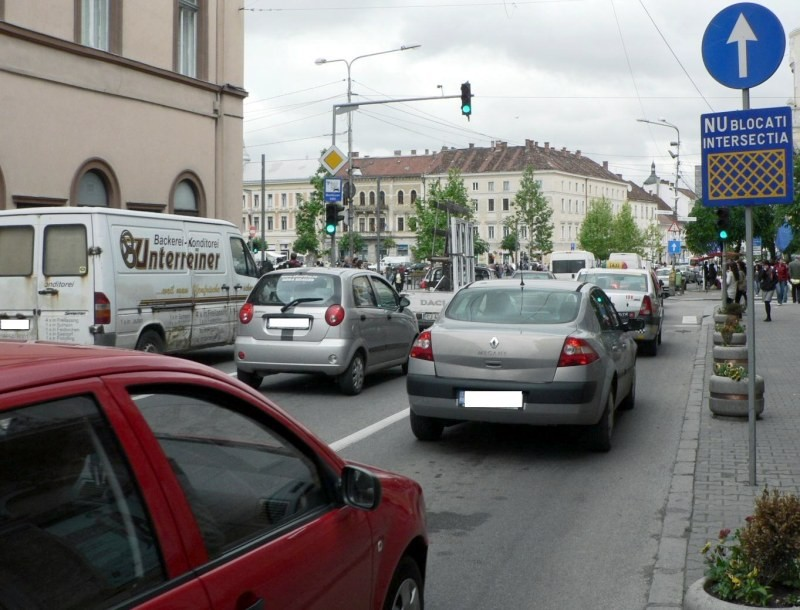
%> input picture Extra/intersectie.jpg, 800 x 610 px
$ octave image_template.m   (GNU Octave 9; MATLAB toolbox functions it lacks are replaced by stand-ins)
%> lines starting %> are read from the running program, lines starting %| are printed output that depends on the picture
image = rgb2gray(imread('intersectie.jpg'));
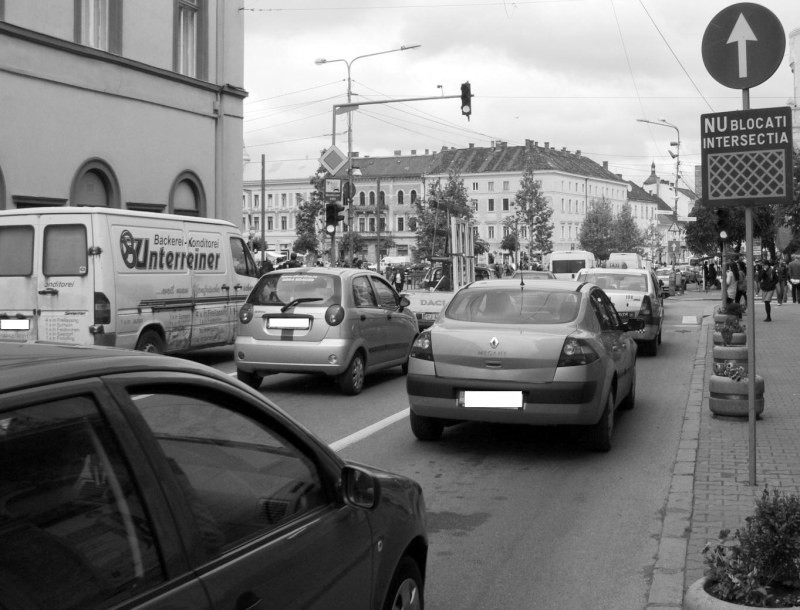
%> image: size 610x800 uint8; min 0, max 255, mean 122.6
figure('name', 'Original image');
imshow(image);

template = rgb2gray(imread('template_intersectie_2.png'));
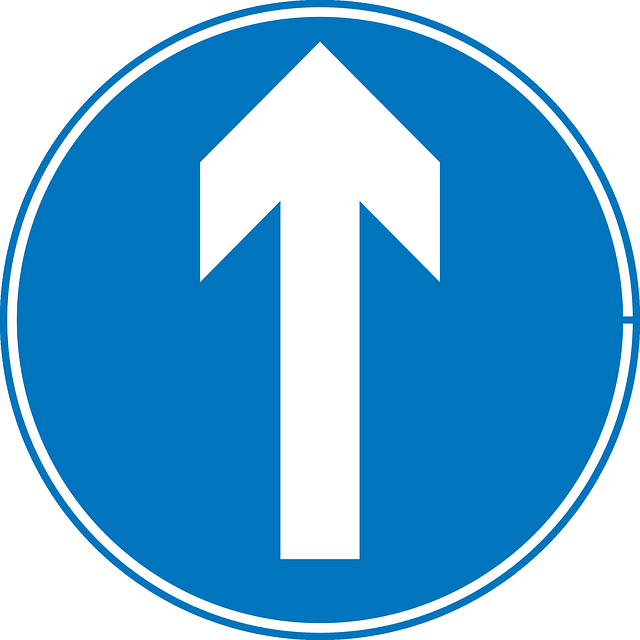
%> input picture Extra/template_intersectie_2.png, 640 x 640 px
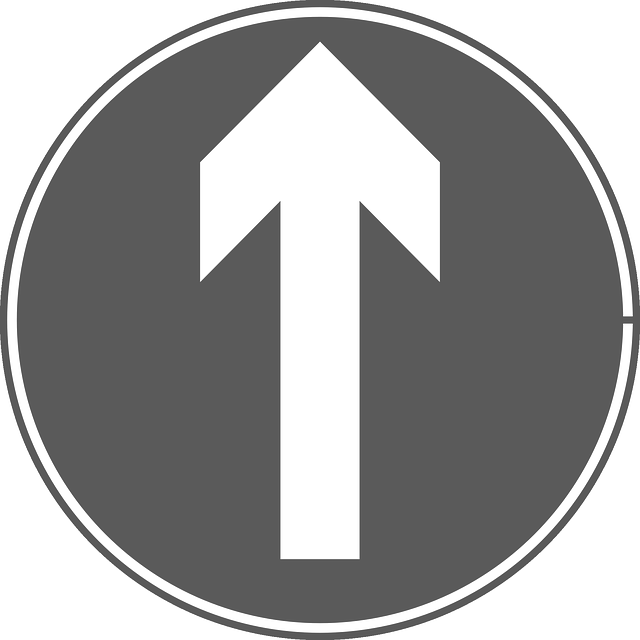
%> template: size 640x640 uint8; min 72, max 255, mean 156.2
template = imresize(template, 0.1);
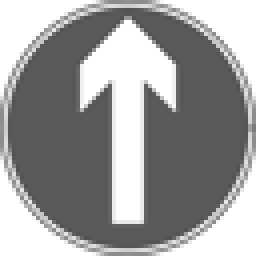
%> template: size 64x64 uint8 (shown 4 times larger); min 83, max 255, mean 155.9
figure('name', 'Template image');
imshow(template);

figure('name', 'Finding template');
find_template = normxcorr2(template, image);
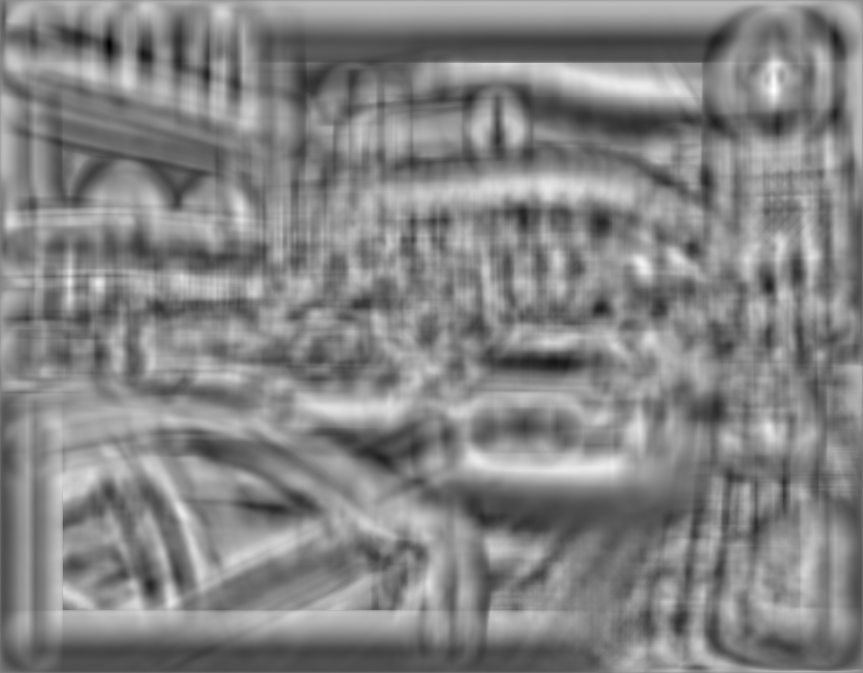
%> find_template: size 673x863 double; min -0.512, max 0.47, mean -0.00355; drawn with min black and max white
imshow(find_template);
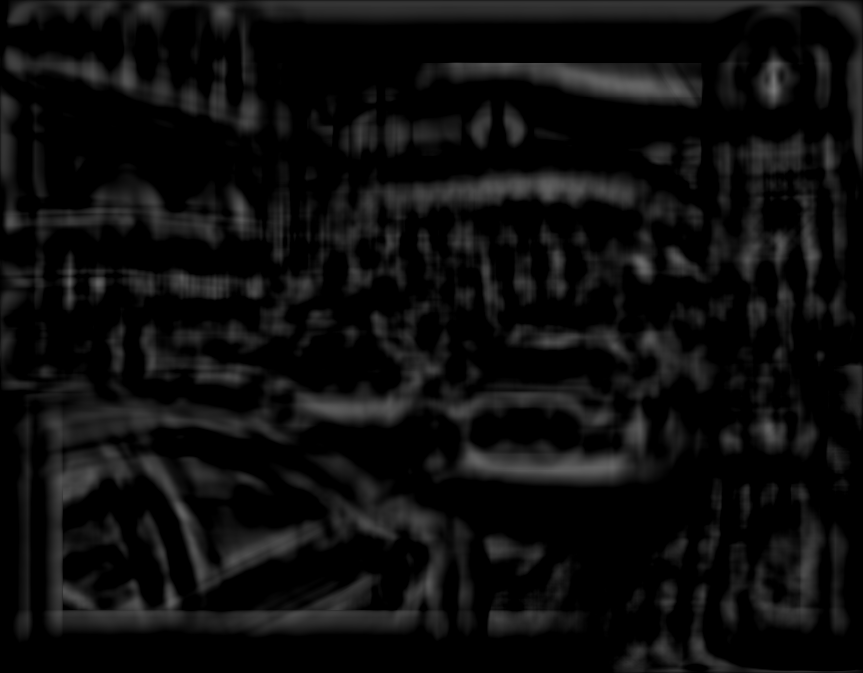
%> displayed picture: size 673x863, on the screen's scale of 0 to 255; min 0, max 120, mean 13.6
